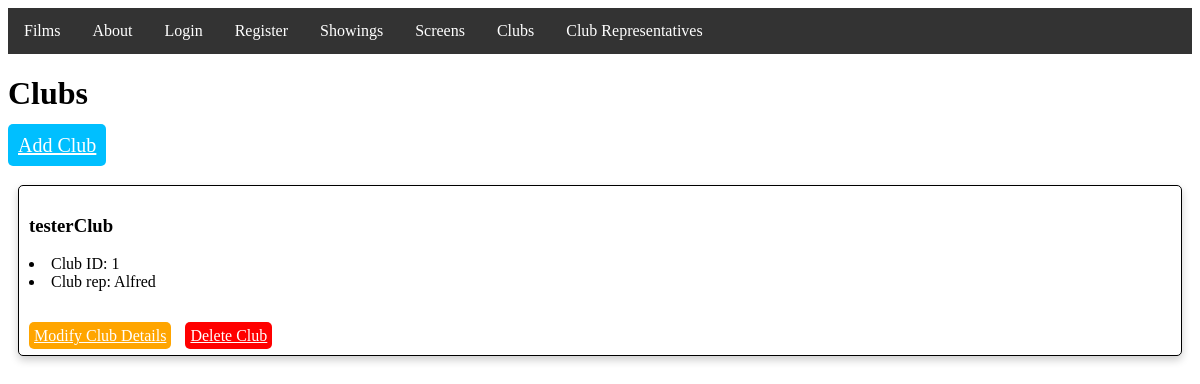
Page /clubs on the committed database.
### UWEFlix/models.py (models this page shows, shortened)
class Club(models.Model):
    address = models.ForeignKey(Address, on_delete=models.CASCADE, null=True)
    contact_details = models.ForeignKey(ContactDetails, on_delete=models.CASCADE, null=True)
    club_name = models.CharField(max_length=255)

class ClubRepresentative(models.Model):
    club = models.OneToOneField(Club, on_delete=models.CASCADE, related_name='clubRep')
    first_name = models.CharField(max_length=255)
    last_name = models.CharField(max_length=255)
    birth_date = models.DateField()
    club_representative_number = models.IntegerField(unique=True)
    class Meta:
        ordering = ['first_name']

### UWEFlix/views.py (the view)
# urls.py: path('clubs', views.show_clubs, name='clubs'),
def show_clubs(request):
    queryset = Club.objects.all()
    return render(request, 'UWEFlix/clubs.html', {
        'clubs': list(queryset)
    })

### UWEFlix/templates/UWEFlix/clubs.html (shortened to what this page needs)
{% extends 'UWEFlix/navbar.html' %}
{% block content %}
<html>
  <head>
    <link rel="stylesheet" href="/static/films.css">
  </head>
  <body>
    <h1>Clubs</h1>
    <a href="#" class="btn btn-primary add-film-btn">Add Club</a>
    <br><br>
      {% for club in clubs %}
        <div class="film-box">
          <div>
            <h3>{{ club.club_name }}</h3>
            <li>Club ID: {{ club.id }}</li>
            <li>Club rep: {{ club.clubRep.first_name }}</li>
            <br><br>
            <a href="#" class="btn btn-secondary modify-film-btn">Modify Club Details</a>
            <a href="#" class="btn btn-danger delete-film-btn" onclick="return confirm('Are you sure you want to delete this film?');">Delete Club</a>
          </div>
        </div>
          <br><br>
      {% endfor %}
  </body>
</html>
{% endblock %}

### UWEFlix/static/films.css (style rules this page uses)
.film-box { border: 1px solid black; padding: 10px; margin: 10px; box-shadow: 0 4px 8px 0 rgba(0, 0, 0, 0.2); transition: 0.3s; border-radius: 5px; background-color: white; }
.add-film-btn { background-color: #00bfff; color: white; padding: 10px; font-size: 20px; border-radius: 5px; }
.modify-film-btn { background-color: #ffa500; color: white; padding: 5px; font-size: 16px; border-radius: 5px; margin-right: 10px; }
.delete-film-btn { background-color: #ff0000; color: white; padding: 5px; font-size: 16px; border-radius: 5px; }

### rows in the picture
Club: club_name "testerClub", id "1", clubRep.first_name "Alfred"
